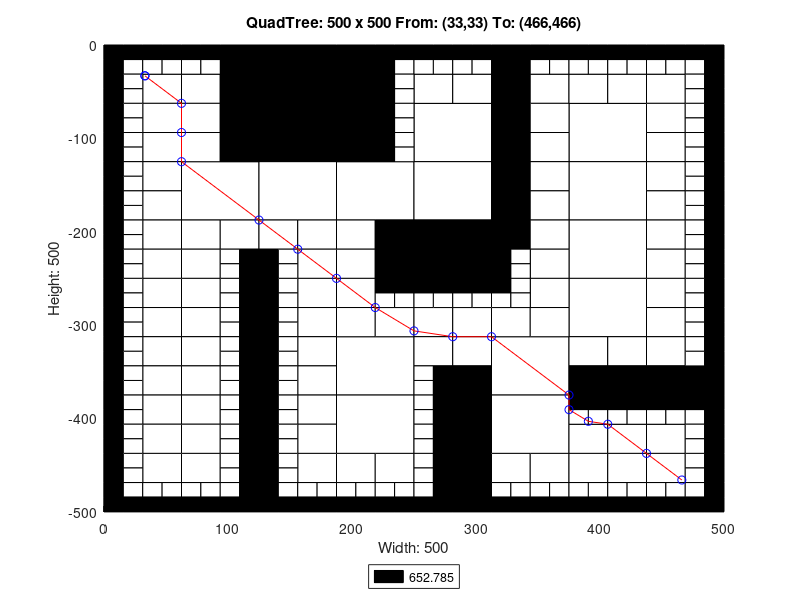

The MATLAB script that drew this image:
axis([0 500 -500 0]);
title('QuadTree: 500 x 500 From: (33,33) To: (466,466)');
xlabel('Width: 500');
ylabel('Height: 500');
rectangle('Position',[125 -62.5 62.5 62.5], 'FaceColor',[0 0 0]);
rectangle('Position',[125 -125 62.5 62.5], 'FaceColor',[0 0 0]);
rectangle('Position',[62.5 -187.5 62.5 62.5], 'FaceColor',[1 1 1]);
rectangle('Position',[125 -187.5 62.5 62.5], 'FaceColor',[1 1 1]);
rectangle('Position',[187.5 -187.5 62.5 62.5], 'FaceColor',[1 1 1]);
rectangle('Position',[250 -125 62.5 62.5], 'FaceColor',[1 1 1]);
rectangle('Position',[375 -125 62.5 62.5], 'FaceColor',[1 1 1]);
rectangle('Position',[250 -187.5 62.5 62.5], 'FaceColor',[1 1 1]);
rectangle('Position',[250 -250 62.5 62.5], 'FaceColor',[0 0 0]);
rectangle('Position',[375 -187.5 62.5 62.5], 'FaceColor',[1 1 1]);
rectangle('Position',[375 -250 62.5 62.5], 'FaceColor',[1 1 1]);
rectangle('Position',[187.5 -375 62.5 62.5], 'FaceColor',[1 1 1]);
rectangle('Position',[187.5 -437.5 62.5 62.5], 'FaceColor',[1 1 1]);
rectangle('Position',[312.5 -375 62.5 62.5], 'FaceColor',[1 1 1]);
rectangle('Position',[375 -312.5 62.5 62.5], 'FaceColor',[1 1 1]);
rectangle('Position',[312.5 -437.5 62.5 62.5], 'FaceColor',[1 1 1]);
rectangle('Position',[31.25 -62.5 31.25 31.25], 'FaceColor',[1 1 1]);
rectangle('Position',[93.75 -31.25 31.25 31.25], 'FaceColor',[0 0 0]);
rectangle('Position',[62.5 -62.5 31.25 31.25], 'FaceColor',[1 1 1]);
rectangle('Position',[93.75 -62.5 31.25 31.25], 'FaceColor',[0 0 0]);
rectangle('Position',[31.25 -93.75 31.25 31.25], 'FaceColor',[1 1 1]);
rectangle('Position',[31.25 -125 31.25 31.25], 'FaceColor',[1 1 1]);
rectangle('Position',[62.5 -93.75 31.25 31.25], 'FaceColor',[1 1 1]);
rectangle('Position',[93.75 -93.75 31.25 31.25], 'FaceColor',[0 0 0]);
rectangle('Position',[62.5 -125 31.25 31.25], 'FaceColor',[1 1 1]);
rectangle('Position',[93.75 -125 31.25 31.25], 'FaceColor',[0 0 0]);
rectangle('Position',[187.5 -31.25 31.25 31.25], 'FaceColor',[0 0 0]);
rectangle('Position',[187.5 -62.5 31.25 31.25], 'FaceColor',[0 0 0]);
rectangle('Position',[187.5 -93.75 31.25 31.25], 'FaceColor',[0 0 0]);
rectangle('Position',[187.5 -125 31.25 31.25], 'FaceColor',[0 0 0]);
rectangle('Position',[31.25 -156.25 31.25 31.25], 'FaceColor',[1 1 1]);
rectangle('Position',[31.25 -187.5 31.25 31.25], 'FaceColor',[1 1 1]);
rectangle('Position',[31.25 -218.75 31.25 31.25], 'FaceColor',[1 1 1]);
rectangle('Position',[31.25 -250 31.25 31.25], 'FaceColor',[1 1 1]);
rectangle('Position',[62.5 -218.75 31.25 31.25], 'FaceColor',[1 1 1]);
rectangle('Position',[93.75 -218.75 31.25 31.25], 'FaceColor',[1 1 1]);
rectangle('Position',[62.5 -250 31.25 31.25], 'FaceColor',[1 1 1]);
rectangle('Position',[125 -218.75 31.25 31.25], 'FaceColor',[1 1 1]);
rectangle('Position',[156.25 -218.75 31.25 31.25], 'FaceColor',[1 1 1]);
rectangle('Position',[156.25 -250 31.25 31.25], 'FaceColor',[1 1 1]);
rectangle('Position',[187.5 -218.75 31.25 31.25], 'FaceColor',[1 1 1]);
rectangle('Position',[218.75 -218.75 31.25 31.25], 'FaceColor',[0 0 0]);
rectangle('Position',[187.5 -250 31.25 31.25], 'FaceColor',[1 1 1]);
rectangle('Position',[218.75 -250 31.25 31.25], 'FaceColor',[0 0 0]);
rectangle('Position',[250 -62.5 31.25 31.25], 'FaceColor',[1 1 1]);
rectangle('Position',[281.25 -62.5 31.25 31.25], 'FaceColor',[1 1 1]);
rectangle('Position',[312.5 -31.25 31.25 31.25], 'FaceColor',[0 0 0]);
rectangle('Position',[312.5 -62.5 31.25 31.25], 'FaceColor',[0 0 0]);
rectangle('Position',[343.75 -62.5 31.25 31.25], 'FaceColor',[1 1 1]);
rectangle('Position',[312.5 -93.75 31.25 31.25], 'FaceColor',[0 0 0]);
rectangle('Position',[343.75 -93.75 31.25 31.25], 'FaceColor',[1 1 1]);
rectangle('Position',[312.5 -125 31.25 31.25], 'FaceColor',[0 0 0]);
rectangle('Position',[343.75 -125 31.25 31.25], 'FaceColor',[1 1 1]);
rectangle('Position',[375 -62.5 31.25 31.25], 'FaceColor',[1 1 1]);
rectangle('Position',[406.25 -62.5 31.25 31.25], 'FaceColor',[1 1 1]);
rectangle('Position',[437.5 -62.5 31.25 31.25], 'FaceColor',[1 1 1]);
rectangle('Position',[437.5 -93.75 31.25 31.25], 'FaceColor',[1 1 1]);
rectangle('Position',[437.5 -125 31.25 31.25], 'FaceColor',[1 1 1]);
rectangle('Position',[312.5 -156.25 31.25 31.25], 'FaceColor',[0 0 0]);
rectangle('Position',[343.75 -156.25 31.25 31.25], 'FaceColor',[1 1 1]);
rectangle('Position',[312.5 -187.5 31.25 31.25], 'FaceColor',[0 0 0]);
rectangle('Position',[343.75 -187.5 31.25 31.25], 'FaceColor',[1 1 1]);
rectangle('Position',[312.5 -218.75 31.25 31.25], 'FaceColor',[0 0 0]);
rectangle('Position',[343.75 -218.75 31.25 31.25], 'FaceColor',[1 1 1]);
rectangle('Position',[343.75 -250 31.25 31.25], 'FaceColor',[1 1 1]);
rectangle('Position',[437.5 -156.25 31.25 31.25], 'FaceColor',[1 1 1]);
rectangle('Position',[437.5 -187.5 31.25 31.25], 'FaceColor',[1 1 1]);
rectangle('Position',[437.5 -218.75 31.25 31.25], 'FaceColor',[1 1 1]);
rectangle('Position',[437.5 -250 31.25 31.25], 'FaceColor',[1 1 1]);
rectangle('Position',[31.25 -281.25 31.25 31.25], 'FaceColor',[1 1 1]);
rectangle('Position',[31.25 -312.5 31.25 31.25], 'FaceColor',[1 1 1]);
rectangle('Position',[62.5 -281.25 31.25 31.25], 'FaceColor',[1 1 1]);
rectangle('Position',[62.5 -312.5 31.25 31.25], 'FaceColor',[1 1 1]);
rectangle('Position',[31.25 -343.75 31.25 31.25], 'FaceColor',[1 1 1]);
rectangle('Position',[31.25 -375 31.25 31.25], 'FaceColor',[1 1 1]);
rectangle('Position',[62.5 -343.75 31.25 31.25], 'FaceColor',[1 1 1]);
rectangle('Position',[62.5 -375 31.25 31.25], 'FaceColor',[1 1 1]);
rectangle('Position',[156.25 -281.25 31.25 31.25], 'FaceColor',[1 1 1]);
rectangle('Position',[156.25 -312.5 31.25 31.25], 'FaceColor',[1 1 1]);
rectangle('Position',[187.5 -281.25 31.25 31.25], 'FaceColor',[1 1 1]);
rectangle('Position',[187.5 -312.5 31.25 31.25], 'FaceColor',[1 1 1]);
rectangle('Position',[218.75 -312.5 31.25 31.25], 'FaceColor',[1 1 1]);
rectangle('Position',[156.25 -343.75 31.25 31.25], 'FaceColor',[1 1 1]);
rectangle('Position',[156.25 -375 31.25 31.25], 'FaceColor',[1 1 1]);
rectangle('Position',[31.25 -406.25 31.25 31.25], 'FaceColor',[1 1 1]);
rectangle('Position',[31.25 -437.5 31.25 31.25], 'FaceColor',[1 1 1]);
rectangle('Position',[62.5 -406.25 31.25 31.25], 'FaceColor',[1 1 1]);
rectangle('Position',[62.5 -437.5 31.25 31.25], 'FaceColor',[1 1 1]);
rectangle('Position',[31.25 -468.75 31.25 31.25], 'FaceColor',[1 1 1]);
rectangle('Position',[62.5 -468.75 31.25 31.25], 'FaceColor',[1 1 1]);
rectangle('Position',[156.25 -406.25 31.25 31.25], 'FaceColor',[1 1 1]);
rectangle('Position',[156.25 -437.5 31.25 31.25], 'FaceColor',[1 1 1]);
rectangle('Position',[156.25 -468.75 31.25 31.25], 'FaceColor',[1 1 1]);
rectangle('Position',[187.5 -468.75 31.25 31.25], 'FaceColor',[1 1 1]);
rectangle('Position',[218.75 -468.75 31.25 31.25], 'FaceColor',[1 1 1]);
rectangle('Position',[250 -312.5 31.25 31.25], 'FaceColor',[1 1 1]);
rectangle('Position',[281.25 -312.5 31.25 31.25], 'FaceColor',[1 1 1]);
rectangle('Position',[343.75 -281.25 31.25 31.25], 'FaceColor',[1 1 1]);
rectangle('Position',[312.5 -312.5 31.25 31.25], 'FaceColor',[1 1 1]);
rectangle('Position',[343.75 -312.5 31.25 31.25], 'FaceColor',[1 1 1]);
rectangle('Position',[250 -343.75 31.25 31.25], 'FaceColor',[1 1 1]);
rectangle('Position',[281.25 -343.75 31.25 31.25], 'FaceColor',[1 1 1]);
rectangle('Position',[281.25 -375 31.25 31.25], 'FaceColor',[0 0 0]);
rectangle('Position',[437.5 -281.25 31.25 31.25], 'FaceColor',[1 1 1]);
rectangle('Position',[437.5 -312.5 31.25 31.25], 'FaceColor',[1 1 1]);
rectangle('Position',[375 -343.75 31.25 31.25], 'FaceColor',[1 1 1]);
rectangle('Position',[406.25 -343.75 31.25 31.25], 'FaceColor',[1 1 1]);
rectangle('Position',[375 -375 31.25 31.25], 'FaceColor',[0 0 0]);
rectangle('Position',[406.25 -375 31.25 31.25], 'FaceColor',[0 0 0]);
rectangle('Position',[437.5 -343.75 31.25 31.25], 'FaceColor',[1 1 1]);
rectangle('Position',[437.5 -375 31.25 31.25], 'FaceColor',[0 0 0]);
rectangle('Position',[468.75 -375 31.25 31.25], 'FaceColor',[0 0 0]);
rectangle('Position',[281.25 -406.25 31.25 31.25], 'FaceColor',[0 0 0]);
rectangle('Position',[281.25 -437.5 31.25 31.25], 'FaceColor',[0 0 0]);
rectangle('Position',[281.25 -468.75 31.25 31.25], 'FaceColor',[0 0 0]);
rectangle('Position',[281.25 -500 31.25 31.25], 'FaceColor',[0 0 0]);
rectangle('Position',[312.5 -468.75 31.25 31.25], 'FaceColor',[1 1 1]);
rectangle('Position',[343.75 -468.75 31.25 31.25], 'FaceColor',[1 1 1]);
rectangle('Position',[375 -437.5 31.25 31.25], 'FaceColor',[1 1 1]);
rectangle('Position',[406.25 -437.5 31.25 31.25], 'FaceColor',[1 1 1]);
rectangle('Position',[437.5 -437.5 31.25 31.25], 'FaceColor',[1 1 1]);
rectangle('Position',[375 -468.75 31.25 31.25], 'FaceColor',[1 1 1]);
rectangle('Position',[406.25 -468.75 31.25 31.25], 'FaceColor',[1 1 1]);
rectangle('Position',[437.5 -468.75 31.25 31.25], 'FaceColor',[1 1 1]);
rectangle('Position',[0 -15.625 15.625 15.625], 'FaceColor',[0 0 0]);
rectangle('Position',[15.625 -15.625 15.625 15.625], 'FaceColor',[0 0 0]);
rectangle('Position',[0 -31.25 15.625 15.625], 'FaceColor',[0 0 0]);
rectangle('Position',[15.625 -31.25 15.625 15.625], 'FaceColor',[1 1 1]);
rectangle('Position',[31.25 -15.625 15.625 15.625], 'FaceColor',[0 0 0]);
rectangle('Position',[46.875 -15.625 15.625 15.625], 'FaceColor',[0 0 0]);
rectangle('Position',[31.25 -31.25 15.625 15.625], 'FaceColor',[1 1 1]);
rectangle('Position',[46.875 -31.25 15.625 15.625], 'FaceColor',[1 1 1]);
rectangle('Position',[0 -46.875 15.625 15.625], 'FaceColor',[0 0 0]);
rectangle('Position',[15.625 -46.875 15.625 15.625], 'FaceColor',[1 1 1]);
rectangle('Position',[0 -62.5 15.625 15.625], 'FaceColor',[0 0 0]);
rectangle('Position',[15.625 -62.5 15.625 15.625], 'FaceColor',[1 1 1]);
rectangle('Position',[62.5 -15.625 15.625 15.625], 'FaceColor',[0 0 0]);
rectangle('Position',[78.125 -15.625 15.625 15.625], 'FaceColor',[0 0 0]);
rectangle('Position',[62.5 -31.25 15.625 15.625], 'FaceColor',[1 1 1]);
rectangle('Position',[78.125 -31.25 15.625 15.625], 'FaceColor',[1 1 1]);
rectangle('Position',[0 -78.125 15.625 15.625], 'FaceColor',[0 0 0]);
rectangle('Position',[15.625 -78.125 15.625 15.625], 'FaceColor',[1 1 1]);
rectangle('Position',[0 -93.75 15.625 15.625], 'FaceColor',[0 0 0]);
rectangle('Position',[15.625 -93.75 15.625 15.625], 'FaceColor',[1 1 1]);
rectangle('Position',[0 -109.375 15.625 15.625], 'FaceColor',[0 0 0]);
rectangle('Position',[15.625 -109.375 15.625 15.625], 'FaceColor',[1 1 1]);
rectangle('Position',[0 -125 15.625 15.625], 'FaceColor',[0 0 0]);
rectangle('Position',[15.625 -125 15.625 15.625], 'FaceColor',[1 1 1]);
rectangle('Position',[218.75 -15.625 15.625 15.625], 'FaceColor',[0 0 0]);
rectangle('Position',[234.375 -15.625 15.625 15.625], 'FaceColor',[0 0 0]);
rectangle('Position',[218.75 -31.25 15.625 15.625], 'FaceColor',[0 0 0]);
rectangle('Position',[234.375 -31.25 15.625 15.625], 'FaceColor',[1 1 1]);
rectangle('Position',[218.75 -46.875 15.625 15.625], 'FaceColor',[0 0 0]);
rectangle('Position',[234.375 -46.875 15.625 15.625], 'FaceColor',[1 1 1]);
rectangle('Position',[218.75 -62.5 15.625 15.625], 'FaceColor',[0 0 0]);
rectangle('Position',[234.375 -62.5 15.625 15.625], 'FaceColor',[1 1 1]);
rectangle('Position',[218.75 -78.125 15.625 15.625], 'FaceColor',[0 0 0]);
rectangle('Position',[234.375 -78.125 15.625 15.625], 'FaceColor',[1 1 1]);
rectangle('Position',[218.75 -93.75 15.625 15.625], 'FaceColor',[0 0 0]);
rectangle('Position',[234.375 -93.75 15.625 15.625], 'FaceColor',[1 1 1]);
rectangle('Position',[218.75 -109.375 15.625 15.625], 'FaceColor',[0 0 0]);
rectangle('Position',[234.375 -109.375 15.625 15.625], 'FaceColor',[1 1 1]);
rectangle('Position',[218.75 -125 15.625 15.625], 'FaceColor',[0 0 0]);
rectangle('Position',[234.375 -125 15.625 15.625], 'FaceColor',[1 1 1]);
rectangle('Position',[0 -140.625 15.625 15.625], 'FaceColor',[0 0 0]);
rectangle('Position',[15.625 -140.625 15.625 15.625], 'FaceColor',[1 1 1]);
rectangle('Position',[0 -156.25 15.625 15.625], 'FaceColor',[0 0 0]);
rectangle('Position',[15.625 -156.25 15.625 15.625], 'FaceColor',[1 1 1]);
rectangle('Position',[0 -171.875 15.625 15.625], 'FaceColor',[0 0 0]);
rectangle('Position',[15.625 -171.875 15.625 15.625], 'FaceColor',[1 1 1]);
rectangle('Position',[0 -187.5 15.625 15.625], 'FaceColor',[0 0 0]);
rectangle('Position',[15.625 -187.5 15.625 15.625], 'FaceColor',[1 1 1]);
rectangle('Position',[0 -203.125 15.625 15.625], 'FaceColor',[0 0 0]);
rectangle('Position',[15.625 -203.125 15.625 15.625], 'FaceColor',[1 1 1]);
rectangle('Position',[0 -218.75 15.625 15.625], 'FaceColor',[0 0 0]);
rectangle('Position',[15.625 -218.75 15.625 15.625], 'FaceColor',[1 1 1]);
rectangle('Position',[0 -234.375 15.625 15.625], 'FaceColor',[0 0 0]);
rectangle('Position',[15.625 -234.375 15.625 15.625], 'FaceColor',[1 1 1]);
rectangle('Position',[0 -250 15.625 15.625], 'FaceColor',[0 0 0]);
rectangle('Position',[15.625 -250 15.625 15.625], 'FaceColor',[1 1 1]);
rectangle('Position',[93.75 -234.375 15.625 15.625], 'FaceColor',[1 1 1]);
rectangle('Position',[109.375 -234.375 15.625 15.625], 'FaceColor',[0 0 0]);
rectangle('Position',[93.75 -250 15.625 15.625], 'FaceColor',[1 1 1]);
rectangle('Position',[109.375 -250 15.625 15.625], 'FaceColor',[0 0 0]);
rectangle('Position',[125 -234.375 15.625 15.625], 'FaceColor',[0 0 0]);
rectangle('Position',[140.625 -234.375 15.625 15.625], 'FaceColor',[1 1 1]);
rectangle('Position',[125 -250 15.625 15.625], 'FaceColor',[0 0 0]);
rectangle('Position',[140.625 -250 15.625 15.625], 'FaceColor',[1 1 1]);
rectangle('Position',[250 -15.625 15.625 15.625], 'FaceColor',[0 0 0]);
rectangle('Position',[265.625 -15.625 15.625 15.625], 'FaceColor',[0 0 0]);
rectangle('Position',[250 -31.25 15.625 15.625], 'FaceColor',[1 1 1]);
rectangle('Position',[265.625 -31.25 15.625 15.625], 'FaceColor',[1 1 1]);
rectangle('Position',[281.25 -15.625 15.625 15.625], 'FaceColor',[0 0 0]);
rectangle('Position',[296.875 -15.625 15.625 15.625], 'FaceColor',[0 0 0]);
rectangle('Position',[281.25 -31.25 15.625 15.625], 'FaceColor',[1 1 1]);
rectangle('Position',[296.875 -31.25 15.625 15.625], 'FaceColor',[1 1 1]);
rectangle('Position',[343.75 -15.625 15.625 15.625], 'FaceColor',[0 0 0]);
rectangle('Position',[359.375 -15.625 15.625 15.625], 'FaceColor',[0 0 0]);
rectangle('Position',[343.75 -31.25 15.625 15.625], 'FaceColor',[1 1 1]);
rectangle('Position',[359.375 -31.25 15.625 15.625], 'FaceColor',[1 1 1]);
rectangle('Position',[375 -15.625 15.625 15.625], 'FaceColor',[0 0 0]);
rectangle('Position',[390.625 -15.625 15.625 15.625], 'FaceColor',[0 0 0]);
rectangle('Position',[375 -31.25 15.625 15.625], 'FaceColor',[1 1 1]);
rectangle('Position',[390.625 -31.25 15.625 15.625], 'FaceColor',[1 1 1]);
rectangle('Position',[406.25 -15.625 15.625 15.625], 'FaceColor',[0 0 0]);
rectangle('Position',[421.875 -15.625 15.625 15.625], 'FaceColor',[0 0 0]);
rectangle('Position',[406.25 -31.25 15.625 15.625], 'FaceColor',[1 1 1]);
rectangle('Position',[421.875 -31.25 15.625 15.625], 'FaceColor',[1 1 1]);
rectangle('Position',[437.5 -15.625 15.625 15.625], 'FaceColor',[0 0 0]);
rectangle('Position',[453.125 -15.625 15.625 15.625], 'FaceColor',[0 0 0]);
rectangle('Position',[437.5 -31.25 15.625 15.625], 'FaceColor',[1 1 1]);
rectangle('Position',[453.125 -31.25 15.625 15.625], 'FaceColor',[1 1 1]);
rectangle('Position',[468.75 -15.625 15.625 15.625], 'FaceColor',[0 0 0]);
rectangle('Position',[484.375 -15.625 15.625 15.625], 'FaceColor',[0 0 0]);
rectangle('Position',[468.75 -31.25 15.625 15.625], 'FaceColor',[1 1 1]);
rectangle('Position',[484.375 -31.25 15.625 15.625], 'FaceColor',[0 0 0]);
rectangle('Position',[468.75 -46.875 15.625 15.625], 'FaceColor',[1 1 1]);
rectangle('Position',[484.375 -46.875 15.625 15.625], 'FaceColor',[0 0 0]);
rectangle('Position',[468.75 -62.5 15.625 15.625], 'FaceColor',[1 1 1]);
rectangle('Position',[484.375 -62.5 15.625 15.625], 'FaceColor',[0 0 0]);
rectangle('Position',[468.75 -78.125 15.625 15.625], 'FaceColor',[1 1 1]);
rectangle('Position',[484.375 -78.125 15.625 15.625], 'FaceColor',[0 0 0]);
rectangle('Position',[468.75 -93.75 15.625 15.625], 'FaceColor',[1 1 1]);
rectangle('Position',[484.375 -93.75 15.625 15.625], 'FaceColor',[0 0 0]);
rectangle('Position',[468.75 -109.375 15.625 15.625], 'FaceColor',[1 1 1]);
rectangle('Position',[484.375 -109.375 15.625 15.625], 'FaceColor',[0 0 0]);
rectangle('Position',[468.75 -125 15.625 15.625], 'FaceColor',[1 1 1]);
rectangle('Position',[484.375 -125 15.625 15.625], 'FaceColor',[0 0 0]);
rectangle('Position',[312.5 -234.375 15.625 15.625], 'FaceColor',[0 0 0]);
rectangle('Position',[328.125 -234.375 15.625 15.625], 'FaceColor',[1 1 1]);
rectangle('Position',[312.5 -250 15.625 15.625], 'FaceColor',[0 0 0]);
rectangle('Position',[328.125 -250 15.625 15.625], 'FaceColor',[1 1 1]);
rectangle('Position',[468.75 -140.625 15.625 15.625], 'FaceColor',[1 1 1]);
rectangle('Position',[484.375 -140.625 15.625 15.625], 'FaceColor',[0 0 0]);
rectangle('Position',[468.75 -156.25 15.625 15.625], 'FaceColor',[1 1 1]);
rectangle('Position',[484.375 -156.25 15.625 15.625], 'FaceColor',[0 0 0]);
rectangle('Position',[468.75 -171.875 15.625 15.625], 'FaceColor',[1 1 1]);
rectangle('Position',[484.375 -171.875 15.625 15.625], 'FaceColor',[0 0 0]);
rectangle('Position',[468.75 -187.5 15.625 15.625], 'FaceColor',[1 1 1]);
rectangle('Position',[484.375 -187.5 15.625 15.625], 'FaceColor',[0 0 0]);
rectangle('Position',[468.75 -203.125 15.625 15.625], 'FaceColor',[1 1 1]);
rectangle('Position',[484.375 -203.125 15.625 15.625], 'FaceColor',[0 0 0]);
rectangle('Position',[468.75 -218.75 15.625 15.625], 'FaceColor',[1 1 1]);
rectangle('Position',[484.375 -218.75 15.625 15.625], 'FaceColor',[0 0 0]);
rectangle('Position',[468.75 -234.375 15.625 15.625], 'FaceColor',[1 1 1]);
rectangle('Position',[484.375 -234.375 15.625 15.625], 'FaceColor',[0 0 0]);
rectangle('Position',[468.75 -250 15.625 15.625], 'FaceColor',[1 1 1]);
rectangle('Position',[484.375 -250 15.625 15.625], 'FaceColor',[0 0 0]);
rectangle('Position',[0 -265.625 15.625 15.625], 'FaceColor',[0 0 0]);
rectangle('Position',[15.625 -265.625 15.625 15.625], 'FaceColor',[1 1 1]);
rectangle('Position',[0 -281.25 15.625 15.625], 'FaceColor',[0 0 0]);
rectangle('Position',[15.625 -281.25 15.625 15.625], 'FaceColor',[1 1 1]);
rectangle('Position',[0 -296.875 15.625 15.625], 'FaceColor',[0 0 0]);
rectangle('Position',[15.625 -296.875 15.625 15.625], 'FaceColor',[1 1 1]);
rectangle('Position',[0 -312.5 15.625 15.625], 'FaceColor',[0 0 0]);
rectangle('Position',[15.625 -312.5 15.625 15.625], 'FaceColor',[1 1 1]);
rectangle('Position',[93.75 -265.625 15.625 15.625], 'FaceColor',[1 1 1]);
rectangle('Position',[109.375 -265.625 15.625 15.625], 'FaceColor',[0 0 0]);
rectangle('Position',[93.75 -281.25 15.625 15.625], 'FaceColor',[1 1 1]);
rectangle('Position',[109.375 -281.25 15.625 15.625], 'FaceColor',[0 0 0]);
rectangle('Position',[93.75 -296.875 15.625 15.625], 'FaceColor',[1 1 1]);
rectangle('Position',[109.375 -296.875 15.625 15.625], 'FaceColor',[0 0 0]);
rectangle('Position',[93.75 -312.5 15.625 15.625], 'FaceColor',[1 1 1]);
rectangle('Position',[109.375 -312.5 15.625 15.625], 'FaceColor',[0 0 0]);
rectangle('Position',[0 -328.125 15.625 15.625], 'FaceColor',[0 0 0]);
rectangle('Position',[15.625 -328.125 15.625 15.625], 'FaceColor',[1 1 1]);
rectangle('Position',[0 -343.75 15.625 15.625], 'FaceColor',[0 0 0]);
rectangle('Position',[15.625 -343.75 15.625 15.625], 'FaceColor',[1 1 1]);
rectangle('Position',[0 -359.375 15.625 15.625], 'FaceColor',[0 0 0]);
rectangle('Position',[15.625 -359.375 15.625 15.625], 'FaceColor',[1 1 1]);
rectangle('Position',[0 -375 15.625 15.625], 'FaceColor',[0 0 0]);
rectangle('Position',[15.625 -375 15.625 15.625], 'FaceColor',[1 1 1]);
rectangle('Position',[93.75 -328.125 15.625 15.625], 'FaceColor',[1 1 1]);
rectangle('Position',[109.375 -328.125 15.625 15.625], 'FaceColor',[0 0 0]);
rectangle('Position',[93.75 -343.75 15.625 15.625], 'FaceColor',[1 1 1]);
rectangle('Position',[109.375 -343.75 15.625 15.625], 'FaceColor',[0 0 0]);
rectangle('Position',[93.75 -359.375 15.625 15.625], 'FaceColor',[1 1 1]);
rectangle('Position',[109.375 -359.375 15.625 15.625], 'FaceColor',[0 0 0]);
rectangle('Position',[93.75 -375 15.625 15.625], 'FaceColor',[1 1 1]);
rectangle('Position',[109.375 -375 15.625 15.625], 'FaceColor',[0 0 0]);
rectangle('Position',[125 -265.625 15.625 15.625], 'FaceColor',[0 0 0]);
rectangle('Position',[140.625 -265.625 15.625 15.625], 'FaceColor',[1 1 1]);
rectangle('Position',[125 -281.25 15.625 15.625], 'FaceColor',[0 0 0]);
rectangle('Position',[140.625 -281.25 15.625 15.625], 'FaceColor',[1 1 1]);
rectangle('Position',[125 -296.875 15.625 15.625], 'FaceColor',[0 0 0]);
rectangle('Position',[140.625 -296.875 15.625 15.625], 'FaceColor',[1 1 1]);
rectangle('Position',[125 -312.5 15.625 15.625], 'FaceColor',[0 0 0]);
rectangle('Position',[140.625 -312.5 15.625 15.625], 'FaceColor',[1 1 1]);
rectangle('Position',[218.75 -265.625 15.625 15.625], 'FaceColor',[0 0 0]);
rectangle('Position',[234.375 -265.625 15.625 15.625], 'FaceColor',[0 0 0]);
rectangle('Position',[218.75 -281.25 15.625 15.625], 'FaceColor',[1 1 1]);
rectangle('Position',[234.375 -281.25 15.625 15.625], 'FaceColor',[1 1 1]);
rectangle('Position',[125 -328.125 15.625 15.625], 'FaceColor',[0 0 0]);
rectangle('Position',[140.625 -328.125 15.625 15.625], 'FaceColor',[1 1 1]);
rectangle('Position',[125 -343.75 15.625 15.625], 'FaceColor',[0 0 0]);
rectangle('Position',[140.625 -343.75 15.625 15.625], 'FaceColor',[1 1 1]);
rectangle('Position',[125 -359.375 15.625 15.625], 'FaceColor',[0 0 0]);
rectangle('Position',[140.625 -359.375 15.625 15.625], 'FaceColor',[1 1 1]);
rectangle('Position',[125 -375 15.625 15.625], 'FaceColor',[0 0 0]);
rectangle('Position',[140.625 -375 15.625 15.625], 'FaceColor',[1 1 1]);
rectangle('Position',[0 -390.625 15.625 15.625], 'FaceColor',[0 0 0]);
rectangle('Position',[15.625 -390.625 15.625 15.625], 'FaceColor',[1 1 1]);
rectangle('Position',[0 -406.25 15.625 15.625], 'FaceColor',[0 0 0]);
rectangle('Position',[15.625 -406.25 15.625 15.625], 'FaceColor',[1 1 1]);
rectangle('Position',[0 -421.875 15.625 15.625], 'FaceColor',[0 0 0]);
rectangle('Position',[15.625 -421.875 15.625 15.625], 'FaceColor',[1 1 1]);
rectangle('Position',[0 -437.5 15.625 15.625], 'FaceColor',[0 0 0]);
rectangle('Position',[15.625 -437.5 15.625 15.625], 'FaceColor',[1 1 1]);
rectangle('Position',[93.75 -390.625 15.625 15.625], 'FaceColor',[1 1 1]);
rectangle('Position',[109.375 -390.625 15.625 15.625], 'FaceColor',[0 0 0]);
rectangle('Position',[93.75 -406.25 15.625 15.625], 'FaceColor',[1 1 1]);
rectangle('Position',[109.375 -406.25 15.625 15.625], 'FaceColor',[0 0 0]);
rectangle('Position',[93.75 -421.875 15.625 15.625], 'FaceColor',[1 1 1]);
rectangle('Position',[109.375 -421.875 15.625 15.625], 'FaceColor',[0 0 0]);
rectangle('Position',[93.75 -437.5 15.625 15.625], 'FaceColor',[1 1 1]);
rectangle('Position',[109.375 -437.5 15.625 15.625], 'FaceColor',[0 0 0]);
rectangle('Position',[0 -453.125 15.625 15.625], 'FaceColor',[0 0 0]);
rectangle('Position',[15.625 -453.125 15.625 15.625], 'FaceColor',[1 1 1]);
rectangle('Position',[0 -468.75 15.625 15.625], 'FaceColor',[0 0 0]);
rectangle('Position',[15.625 -468.75 15.625 15.625], 'FaceColor',[1 1 1]);
rectangle('Position',[0 -484.375 15.625 15.625], 'FaceColor',[0 0 0]);
rectangle('Position',[15.625 -484.375 15.625 15.625], 'FaceColor',[1 1 1]);
rectangle('Position',[0 -500 15.625 15.625], 'FaceColor',[0 0 0]);
rectangle('Position',[15.625 -500 15.625 15.625], 'FaceColor',[0 0 0]);
rectangle('Position',[31.25 -484.375 15.625 15.625], 'FaceColor',[1 1 1]);
rectangle('Position',[46.875 -484.375 15.625 15.625], 'FaceColor',[1 1 1]);
rectangle('Position',[31.25 -500 15.625 15.625], 'FaceColor',[0 0 0]);
rectangle('Position',[46.875 -500 15.625 15.625], 'FaceColor',[0 0 0]);
rectangle('Position',[93.75 -453.125 15.625 15.625], 'FaceColor',[1 1 1]);
rectangle('Position',[109.375 -453.125 15.625 15.625], 'FaceColor',[0 0 0]);
rectangle('Position',[93.75 -468.75 15.625 15.625], 'FaceColor',[1 1 1]);
rectangle('Position',[109.375 -468.75 15.625 15.625], 'FaceColor',[0 0 0]);
rectangle('Position',[62.5 -484.375 15.625 15.625], 'FaceColor',[1 1 1]);
rectangle('Position',[78.125 -484.375 15.625 15.625], 'FaceColor',[1 1 1]);
rectangle('Position',[62.5 -500 15.625 15.625], 'FaceColor',[0 0 0]);
rectangle('Position',[78.125 -500 15.625 15.625], 'FaceColor',[0 0 0]);
rectangle('Position',[93.75 -484.375 15.625 15.625], 'FaceColor',[1 1 1]);
rectangle('Position',[109.375 -484.375 15.625 15.625], 'FaceColor',[0 0 0]);
rectangle('Position',[93.75 -500 15.625 15.625], 'FaceColor',[0 0 0]);
rectangle('Position',[109.375 -500 15.625 15.625], 'FaceColor',[0 0 0]);
rectangle('Position',[125 -390.625 15.625 15.625], 'FaceColor',[0 0 0]);
rectangle('Position',[140.625 -390.625 15.625 15.625], 'FaceColor',[1 1 1]);
rectangle('Position',[125 -406.25 15.625 15.625], 'FaceColor',[0 0 0]);
rectangle('Position',[140.625 -406.25 15.625 15.625], 'FaceColor',[1 1 1]);
rectangle('Position',[125 -421.875 15.625 15.625], 'FaceColor',[0 0 0]);
rectangle('Position',[140.625 -421.875 15.625 15.625], 'FaceColor',[1 1 1]);
rectangle('Position',[125 -437.5 15.625 15.625], 'FaceColor',[0 0 0]);
rectangle('Position',[140.625 -437.5 15.625 15.625], 'FaceColor',[1 1 1]);
rectangle('Position',[125 -453.125 15.625 15.625], 'FaceColor',[0 0 0]);
rectangle('Position',[140.625 -453.125 15.625 15.625], 'FaceColor',[1 1 1]);
rectangle('Position',[125 -468.75 15.625 15.625], 'FaceColor',[0 0 0]);
rectangle('Position',[140.625 -468.75 15.625 15.625], 'FaceColor',[1 1 1]);
rectangle('Position',[125 -484.375 15.625 15.625], 'FaceColor',[0 0 0]);
rectangle('Position',[140.625 -484.375 15.625 15.625], 'FaceColor',[1 1 1]);
rectangle('Position',[125 -500 15.625 15.625], 'FaceColor',[0 0 0]);
rectangle('Position',[140.625 -500 15.625 15.625], 'FaceColor',[0 0 0]);
rectangle('Position',[156.25 -484.375 15.625 15.625], 'FaceColor',[1 1 1]);
rectangle('Position',[171.875 -484.375 15.625 15.625], 'FaceColor',[1 1 1]);
rectangle('Position',[156.25 -500 15.625 15.625], 'FaceColor',[0 0 0]);
rectangle('Position',[171.875 -500 15.625 15.625], 'FaceColor',[0 0 0]);
rectangle('Position',[187.5 -484.375 15.625 15.625], 'FaceColor',[1 1 1]);
rectangle('Position',[203.125 -484.375 15.625 15.625], 'FaceColor',[1 1 1]);
rectangle('Position',[187.5 -500 15.625 15.625], 'FaceColor',[0 0 0]);
rectangle('Position',[203.125 -500 15.625 15.625], 'FaceColor',[0 0 0]);
rectangle('Position',[218.75 -484.375 15.625 15.625], 'FaceColor',[1 1 1]);
rectangle('Position',[234.375 -484.375 15.625 15.625], 'FaceColor',[1 1 1]);
rectangle('Position',[218.75 -500 15.625 15.625], 'FaceColor',[0 0 0]);
rectangle('Position',[234.375 -500 15.625 15.625], 'FaceColor',[0 0 0]);
rectangle('Position',[250 -265.625 15.625 15.625], 'FaceColor',[0 0 0]);
rectangle('Position',[265.625 -265.625 15.625 15.625], 'FaceColor',[0 0 0]);
rectangle('Position',[250 -281.25 15.625 15.625], 'FaceColor',[1 1 1]);
rectangle('Position',[265.625 -281.25 15.625 15.625], 'FaceColor',[1 1 1]);
rectangle('Position',[281.25 -265.625 15.625 15.625], 'FaceColor',[0 0 0]);
rectangle('Position',[296.875 -265.625 15.625 15.625], 'FaceColor',[0 0 0]);
rectangle('Position',[281.25 -281.25 15.625 15.625], 'FaceColor',[1 1 1]);
rectangle('Position',[296.875 -281.25 15.625 15.625], 'FaceColor',[1 1 1]);
rectangle('Position',[312.5 -265.625 15.625 15.625], 'FaceColor',[0 0 0]);
rectangle('Position',[328.125 -265.625 15.625 15.625], 'FaceColor',[1 1 1]);
rectangle('Position',[312.5 -281.25 15.625 15.625], 'FaceColor',[1 1 1]);
rectangle('Position',[328.125 -281.25 15.625 15.625], 'FaceColor',[1 1 1]);
rectangle('Position',[250 -359.375 15.625 15.625], 'FaceColor',[1 1 1]);
rectangle('Position',[265.625 -359.375 15.625 15.625], 'FaceColor',[0 0 0]);
rectangle('Position',[250 -375 15.625 15.625], 'FaceColor',[1 1 1]);
rectangle('Position',[265.625 -375 15.625 15.625], 'FaceColor',[0 0 0]);
rectangle('Position',[468.75 -265.625 15.625 15.625], 'FaceColor',[1 1 1]);
rectangle('Position',[484.375 -265.625 15.625 15.625], 'FaceColor',[0 0 0]);
rectangle('Position',[468.75 -281.25 15.625 15.625], 'FaceColor',[1 1 1]);
rectangle('Position',[484.375 -281.25 15.625 15.625], 'FaceColor',[0 0 0]);
rectangle('Position',[468.75 -296.875 15.625 15.625], 'FaceColor',[1 1 1]);
rectangle('Position',[484.375 -296.875 15.625 15.625], 'FaceColor',[0 0 0]);
rectangle('Position',[468.75 -312.5 15.625 15.625], 'FaceColor',[1 1 1]);
rectangle('Position',[484.375 -312.5 15.625 15.625], 'FaceColor',[0 0 0]);
rectangle('Position',[468.75 -328.125 15.625 15.625], 'FaceColor',[1 1 1]);
rectangle('Position',[484.375 -328.125 15.625 15.625], 'FaceColor',[0 0 0]);
rectangle('Position',[468.75 -343.75 15.625 15.625], 'FaceColor',[1 1 1]);
rectangle('Position',[484.375 -343.75 15.625 15.625], 'FaceColor',[0 0 0]);
rectangle('Position',[250 -390.625 15.625 15.625], 'FaceColor',[1 1 1]);
rectangle('Position',[265.625 -390.625 15.625 15.625], 'FaceColor',[0 0 0]);
rectangle('Position',[250 -406.25 15.625 15.625], 'FaceColor',[1 1 1]);
rectangle('Position',[265.625 -406.25 15.625 15.625], 'FaceColor',[0 0 0]);
rectangle('Position',[250 -421.875 15.625 15.625], 'FaceColor',[1 1 1]);
rectangle('Position',[265.625 -421.875 15.625 15.625], 'FaceColor',[0 0 0]);
rectangle('Position',[250 -437.5 15.625 15.625], 'FaceColor',[1 1 1]);
rectangle('Position',[265.625 -437.5 15.625 15.625], 'FaceColor',[0 0 0]);
rectangle('Position',[250 -453.125 15.625 15.625], 'FaceColor',[1 1 1]);
rectangle('Position',[265.625 -453.125 15.625 15.625], 'FaceColor',[0 0 0]);
rectangle('Position',[250 -468.75 15.625 15.625], 'FaceColor',[1 1 1]);
rectangle('Position',[265.625 -468.75 15.625 15.625], 'FaceColor',[0 0 0]);
rectangle('Position',[250 -484.375 15.625 15.625], 'FaceColor',[1 1 1]);
rectangle('Position',[265.625 -484.375 15.625 15.625], 'FaceColor',[0 0 0]);
rectangle('Position',[250 -500 15.625 15.625], 'FaceColor',[0 0 0]);
rectangle('Position',[265.625 -500 15.625 15.625], 'FaceColor',[0 0 0]);
rectangle('Position',[312.5 -484.375 15.625 15.625], 'FaceColor',[1 1 1]);
rectangle('Position',[328.125 -484.375 15.625 15.625], 'FaceColor',[1 1 1]);
rectangle('Position',[312.5 -500 15.625 15.625], 'FaceColor',[0 0 0]);
rectangle('Position',[328.125 -500 15.625 15.625], 'FaceColor',[0 0 0]);
rectangle('Position',[343.75 -484.375 15.625 15.625], 'FaceColor',[1 1 1]);
rectangle('Position',[359.375 -484.375 15.625 15.625], 'FaceColor',[1 1 1]);
rectangle('Position',[343.75 -500 15.625 15.625], 'FaceColor',[0 0 0]);
rectangle('Position',[359.375 -500 15.625 15.625], 'FaceColor',[0 0 0]);
rectangle('Position',[375 -390.625 15.625 15.625], 'FaceColor',[0 0 0]);
rectangle('Position',[390.625 -390.625 15.625 15.625], 'FaceColor',[0 0 0]);
rectangle('Position',[375 -406.25 15.625 15.625], 'FaceColor',[1 1 1]);
rectangle('Position',[390.625 -406.25 15.625 15.625], 'FaceColor',[1 1 1]);
rectangle('Position',[406.25 -390.625 15.625 15.625], 'FaceColor',[0 0 0]);
rectangle('Position',[421.875 -390.625 15.625 15.625], 'FaceColor',[0 0 0]);
rectangle('Position',[406.25 -406.25 15.625 15.625], 'FaceColor',[1 1 1]);
rectangle('Position',[421.875 -406.25 15.625 15.625], 'FaceColor',[1 1 1]);
rectangle('Position',[437.5 -390.625 15.625 15.625], 'FaceColor',[0 0 0]);
rectangle('Position',[453.125 -390.625 15.625 15.625], 'FaceColor',[0 0 0]);
rectangle('Position',[437.5 -406.25 15.625 15.625], 'FaceColor',[1 1 1]);
rectangle('Position',[453.125 -406.25 15.625 15.625], 'FaceColor',[1 1 1]);
rectangle('Position',[468.75 -390.625 15.625 15.625], 'FaceColor',[0 0 0]);
rectangle('Position',[484.375 -390.625 15.625 15.625], 'FaceColor',[0 0 0]);
rectangle('Position',[468.75 -406.25 15.625 15.625], 'FaceColor',[1 1 1]);
rectangle('Position',[484.375 -406.25 15.625 15.625], 'FaceColor',[0 0 0]);
rectangle('Position',[468.75 -421.875 15.625 15.625], 'FaceColor',[1 1 1]);
rectangle('Position',[484.375 -421.875 15.625 15.625], 'FaceColor',[0 0 0]);
rectangle('Position',[468.75 -437.5 15.625 15.625], 'FaceColor',[1 1 1]);
rectangle('Position',[484.375 -437.5 15.625 15.625], 'FaceColor',[0 0 0]);
rectangle('Position',[375 -484.375 15.625 15.625], 'FaceColor',[1 1 1]);
rectangle('Position',[390.625 -484.375 15.625 15.625], 'FaceColor',[1 1 1]);
rectangle('Position',[375 -500 15.625 15.625], 'FaceColor',[0 0 0]);
rectangle('Position',[390.625 -500 15.625 15.625], 'FaceColor',[0 0 0]);
rectangle('Position',[406.25 -484.375 15.625 15.625], 'FaceColor',[1 1 1]);
rectangle('Position',[421.875 -484.375 15.625 15.625], 'FaceColor',[1 1 1]);
rectangle('Position',[406.25 -500 15.625 15.625], 'FaceColor',[0 0 0]);
rectangle('Position',[421.875 -500 15.625 15.625], 'FaceColor',[0 0 0]);
rectangle('Position',[468.75 -453.125 15.625 15.625], 'FaceColor',[1 1 1]);
rectangle('Position',[484.375 -453.125 15.625 15.625], 'FaceColor',[0 0 0]);
rectangle('Position',[468.75 -468.75 15.625 15.625], 'FaceColor',[1 1 1]);
rectangle('Position',[484.375 -468.75 15.625 15.625], 'FaceColor',[0 0 0]);
rectangle('Position',[437.5 -484.375 15.625 15.625], 'FaceColor',[1 1 1]);
rectangle('Position',[453.125 -484.375 15.625 15.625], 'FaceColor',[1 1 1]);
rectangle('Position',[437.5 -500 15.625 15.625], 'FaceColor',[0 0 0]);
rectangle('Position',[453.125 -500 15.625 15.625], 'FaceColor',[0 0 0]);
rectangle('Position',[468.75 -484.375 15.625 15.625], 'FaceColor',[1 1 1]);
rectangle('Position',[484.375 -484.375 15.625 15.625], 'FaceColor',[0 0 0]);
rectangle('Position',[468.75 -500 15.625 15.625], 'FaceColor',[0 0 0]);
rectangle('Position',[484.375 -500 15.625 15.625], 'FaceColor',[0 0 0]);
X=[466,437.5,406.25,390.625,375,375,312.5,281.25,250,218.75,187.5,156.25,125,62.5,62.5,62.5,33,33];
Y=[-466,-437.5,-406.25,-403.125,-390.625,-375,-312.5,-312.5,-306.25,-281.25,-250,-218.75,-187.5,-125,-93.75,-62.5,-33,-33];
hold on;
plot(X,Y,'r');
plot(X,Y,'bo');
legend('652.785','Location','southoutside');
